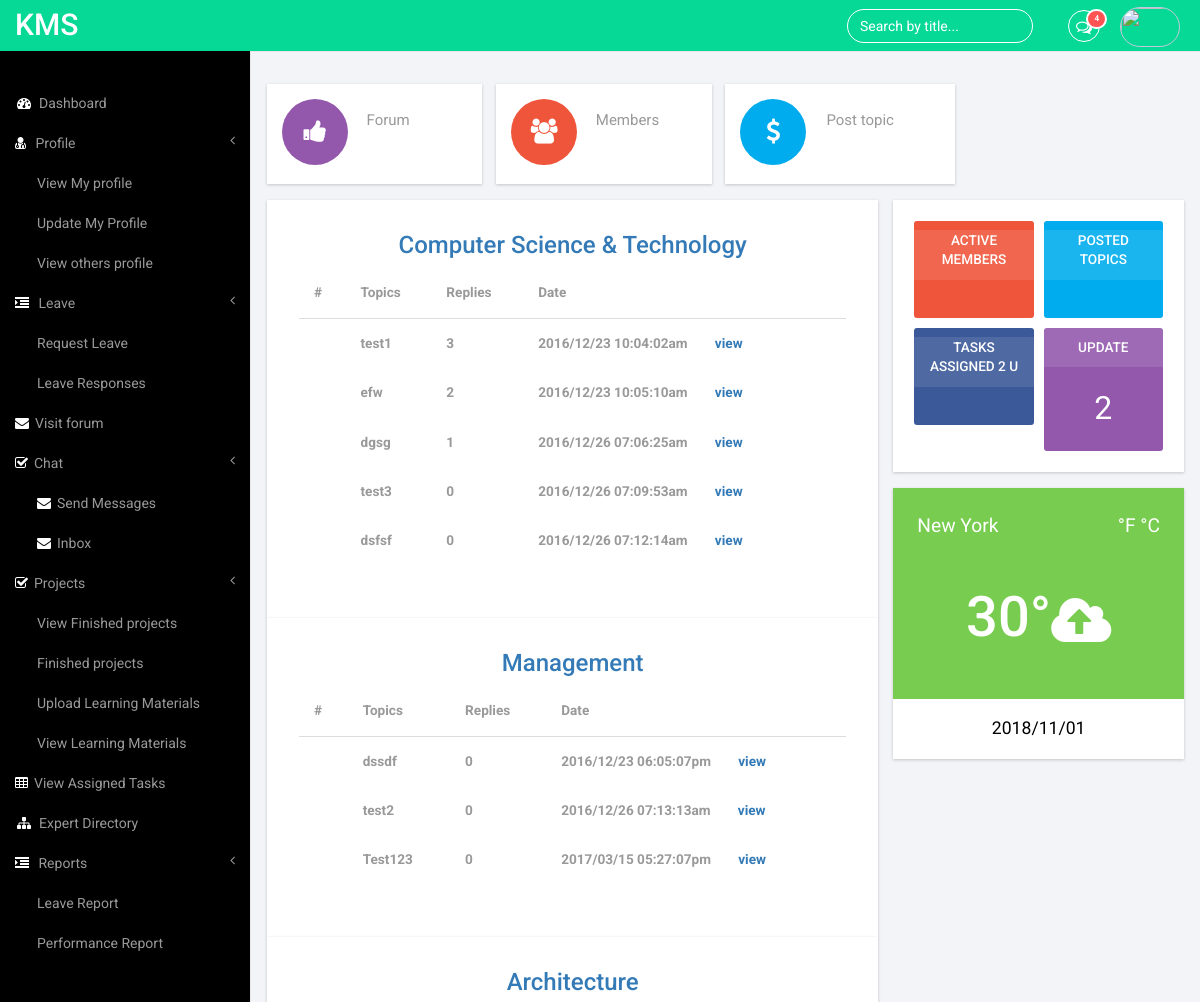
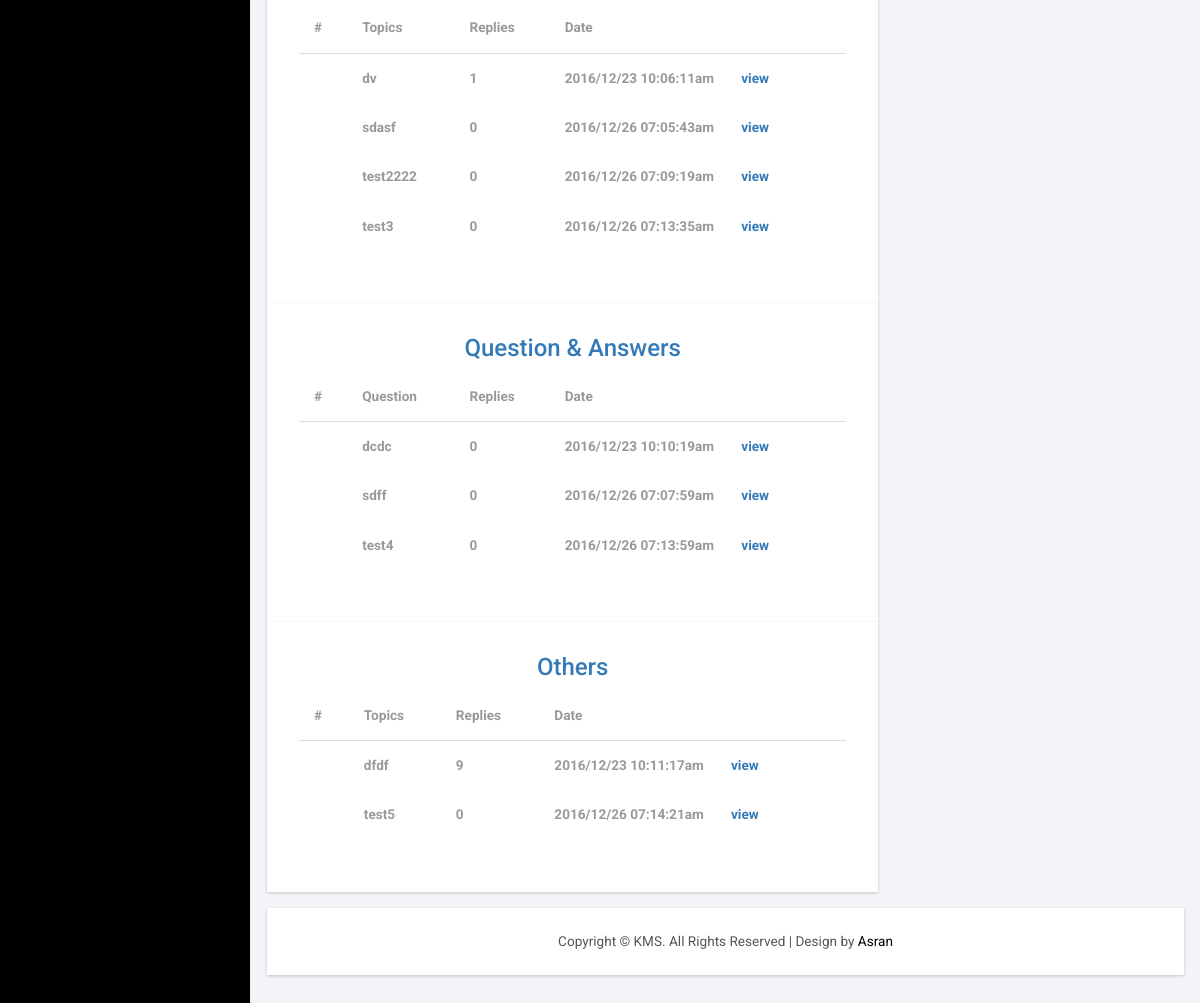
/user/forum_home.php (signed in), run on the app's committed database (2 pictures, top to bottom).
### tables this page shows
CREATE TABLE IF NOT EXISTS `post_topic` (
  `id` int(11) NOT NULL AUTO_INCREMENT,
  `title` varchar(255) NOT NULL,
  `message` varchar(1000) NOT NULL,
  `category` varchar(255) NOT NULL,
  `user_name` varchar(255) NOT NULL,
  `time_post` varchar(255) NOT NULL,
  PRIMARY KEY (`id`)
);

### user/forum_home.php (the view, shortened to what this page needs)
<!DOCTYPE HTML>
<html>
<head>
<link href="css/bootstrap.min.css" rel='stylesheet' type='text/css' />
<link href="css/style.css" rel='stylesheet' type='text/css' />
<link href="css/lines.css" rel='stylesheet' type='text/css' />
<link href="css/font-awesome.css" rel="stylesheet">
<link href="css/custom.css" rel="stylesheet">
</head>
<body>
<div id="wrapper">
        <nav class="top1 navbar navbar-default navbar-static-top" role="navigation" style="margin-bottom: 0">
            <div class="navbar-header">
                <a class="navbar-brand" href="../index2.php">KMS</a>
            </div>
            <ul class="nav navbar-nav navbar-right">
				<li class="dropdown">
	        		<a href="#" class="dropdown-toggle" data-toggle="dropdown" aria-expanded="false"><i class="fa fa-comments-o"></i><span class="badge">4</span></a>
	      		</li>
			    <li class="dropdown">
	        		<a href="#" class="dropdown-toggle avatar" data-toggle="dropdown"><?php echo"<img src='../uploadimages/".$_SESSION['prof_im']."'width=60px height=40px/>";?><span class="badge"><?php echo $_SESSION['task'] ?></span></a>
	      		</li>
			</ul>
			<form class="navbar-form navbar-right">
              <input type="text" class="form-control" id="title" value="Search by title..." onfocus="this.value = '';" onblur="if (this.value == '') {this.value = 'Search by title...';}">
            </form>
            <div class="navbar-default sidebar" role="navigation">
                <div class="sidebar-nav navbar-collapse">
                    <ul class="nav" id="side-menu">
                        <li>
                            <a href="index.php"><i class="fa fa-dashboard fa-fw nav_icon"></i>Dashboard</a>
                        </li>
                        <li>
                            <a href="#"><i class="fa fa-user-md nav_icon"></i> Profile<span class="fa arrow"></span></a>
							<ul class="nav nav-second-level">
                                <li>
                                    <a href="user_profile.php">View My profile</a>
                                </li>
                                <li>
                                    <a href="user_profile_update.php">Update My Profile</a>
                                </li>
								<li>
                                    <a href="view_other_profile.php">View others profile</a>
                                </li>
                            </ul>
                        </li>
                        <li>
                            <a href="#"><i class="fa fa-indent nav_icon"></i> Leave<span class="fa arrow"></span></a>
                            <ul class="nav nav-second-level">
                                <li>
                                    <a href="request_leave.php">Request Leave </a>
                                </li>
                                <li>
                                    <a href="leave_response.php">Leave Responses</a>
                                </li>
                            </ul>
                        </li>
                        <li>
                            <a href="forum_home.php"><i class="fa fa-envelope nav_icon"></i>Visit forum</a>
                        </li>
						 <li>
						  <a href="#"><i class="fa fa-check-square-o nav_icon"></i>Chat<span class="fa arrow"></span></a>
						   <ul class="nav nav-second-level">
						    <li>
                            <a href="send_message.php"><i class="fa fa-envelope nav_icon"></i>Send Messages</a>
                        </li>
						 <li>
                            <a href="inbox.php"><i class="fa fa-envelope nav_icon"></i>Inbox</a>
                        </li>
						    </ul>
							</li>
                        <li>
                            <a href="#"><i class="fa fa-check-square-o nav_icon"></i>Projects<span class="fa arrow"></span></a>
                            <ul class="nav nav-second-level">
								<li>
                                    <a href="view_finished_pro.php">View Finished projects</a>
                                </li>
                                <li>
                                    <a href="finished_pro.php">Finished projects</a>
                                </li>
                                <li>
                                    <a href="upload_learn.php">Upload Learning Materials</a>
                                </li>
								 <li>
                                    <a href="view_learn.php">View Learning Materials</a>
                                </li>
                            </ul>
                        </li>
                        <li>
                            <a href="assign_tasks.php"><i class="fa fa-table nav_icon"></i>View Assigned Tasks</a>
                        </li>
						     <li>
                            <a href="Expert_directry.php"><i class="fa fa-sitemap fa-fw nav_icon"></i>Expert Directory</a>
                        </li>
						 <li>
                            <a href="#"><i class="fa fa-indent nav_icon"></i> Reports<span class="fa arrow"></span></a>
                            <ul class="nav nav-second-level">
                                <li>
                                    <a href="piechart.php">Leave Report</a>
                                </li>
                                <li>
                                    <a href="performance.php">Performance Report</a>
                                </li>
                            </ul>
                        </li>
                    </ul>
                </div>
            </div>
        </nav>
        <div id="page-wrapper">
        <div class="graphs">
     	<div class="col_3">
        	<div class="col-md-3 widget widget1">
        		<div class="r3_counter_box">
                <a href="forum_home.php"> <i class="pull-left fa fa-thumbs-up icon-rounded"></i><a>
                    <div class="stats">
                      <span>Forum</span>
                    </div>
                </div>
        	</div>
        	<div class="col-md-3 widget widget1">
        		<div class="r3_counter_box">
                    <a href="forum_members.php"><i class="pull-left fa fa-users user1 icon-rounded"></i><a>
                    <div class="stats">
                      <span>Members</span>
                    </div>
                </div>
        	</div>
        	<div class="col-md-3 widget">
        		<div class="r3_counter_box">
                   <a href="post_topic.php">  <i class="pull-left fa fa-dollar dollar1 icon-rounded"></i><a>
                    <div class="stats">
                      <span>Post topic</span>
                    </div>
                </div>
        	 </div>
      </div>
    <div class="content_bottom">
     <div class="col-md-8 span_3">
		  <div class="bs-example1" data-example-id="contextual-table">
		  <h3 class="text-center">Computer Science & Technology</h3>
		    <table class="table">
		      <thead>
		        <tr>
		          <th>#</th>
		          <th>Topics</th>
		          <th>Replies </th>
		          <th>Date</th>
				  <th></th>
		        </tr>
		      </thead>
		      <tbody>
 <?php
	$query="select * from post_topic where category='Computer Science & Technology'";
	$result=mysql_query($query) or die("query failed <br><b>".mysql_error);
	while($row=mysql_fetch_array($result))
	{
		$id=$row['id'];
	$query="select * from forum_reply where topic_id='$id'";
	$result1=mysql_query($query) or die("query failed <br><b>".mysql_error);
	$num_rows = mysql_num_rows($result1);
		 echo "<tr><span id=venue2><th>","<th>",$row['title'],"<th>","$num_rows ",
				"<th>",$row['time_post'],"&emsp;&emsp;<a href='view_reply.php?id1=$row[id]'>view</a>",
				"</tr>";
}?>
		      </tbody>
		    </table>
		   </div>
		    <div class="bs-example1" data-example-id="contextual-table">
		  <h3 class="text-center">Management</h3>
		    <table class="table">
		      <thead>
		        <tr>
		          <th>#</th>
		          <th>Topics</th>
		          <th>Replies</th>
		          <th>Date</th>
		        </tr>
		      </thead>
		      <tbody>
		        <?php
	$query="select * from post_topic where category='Management'";
	$result=mysql_query($query) or die("query failed <br><b>".mysql_error);
	while($row=mysql_fetch_array($result))
	{
		$id=$row['id'];
	$query="select * from forum_reply where topic_id='$id'";
	$result1=mysql_query($query) or die("query failed <br><b>".mysql_error);
	$num_rows = mysql_num_rows($result1);
		 echo "<tr><span id=venue2><th>","<th>",$row['title'],"<th>","$num_rows ",
				"<th>",$row['time_post'],"&emsp;&emsp;<a href='view_reply.php?id1=$row[id]'>view</a>",
				"</tr>";
}?>
		      </tbody>
		    </table>
		   </div>
		    <div class="bs-example1" data-example-id="contextual-table">
		  <h3 class="text-center">Architecture</h3>
		    <table class="table">
		      <thead>
		        <tr>
		          <th>#</th>
		          <th>Topics</th>
		          <th>Replies </th>
		          <th>Date</th>
		        </tr>
		      </thead>
		      <tbody>
		        <?php
	$query="select * from post_topic where category='Architecture'";
	$result=mysql_query($query) or die("query failed <br><b>".mysql_error);
	while($row=mysql_fetch_array($result))
	{
		$id=$row['id'];
	$query="select * from forum_reply where topic_id='$id'";
	$result1=mysql_query($query) or die("query failed <br><b>".mysql_error);
	$num_rows = mysql_num_rows($result1);
		 echo "<tr><span id=venue2><th>","<th>",$row['title'],"<th>","$num_rows",
				"<th>",$row['time_post'],"&emsp;&emsp;<a href='view_reply.php?id1=$row[id]'>view</a>",
				"</tr>";
}?>
		      </tbody>
		    </table>
		   </div>
		    <div class="bs-example1" data-example-id="contextual-table">
		  <h3 class="text-center">Question & Answers</h3>
		    <table class="table">
		      <thead>
		        <tr>
		          <th>#</th>
		          <th>Question</th>
		          <th>Replies </th>
		          <th>Date</th>
		        </tr>
		      </thead>
		      <tbody>
		        <?php
	$query="select * from post_topic where category='Question & Answers'";
	$result=mysql_query($query) or die("query failed <br><b>".mysql_error);
	while($row=mysql_fetch_array($result))
	{
		$id=$row['id'];
	$query="select * from forum_reply where topic_id='$id'";
	$result1=mysql_query($query) or die("query failed <br><b>".mysql_error);
	$num_rows = mysql_num_rows($result1);
		 echo "<tr><span id=venue2><th>","<th>",$row['title'],"<th>","$num_rows",
				"<th>",$row['time_post'],"&emsp;&emsp;<a href='view_reply.php?id1=$row[id]'>view</a>",
				"</tr>";
}?>
		      </tbody>
		    </table>
		   </div>
		    <div class="bs-example1" data-example-id="contextual-table">
		  <h3 class="text-center">Others</h3>
		    <table class="table">
		      <thead>
		        <tr>
		          <th>#</th>
		          <th>Topics</th>
		          <th>Replies  </th>
		          <th>Date</th>
		        </tr>
		      </thead>
		      <tbody>
		        <?php
	$query="select * from post_topic where category='Others'";
	$result=mysql_query($query) or die("query failed <br><b>".mysql_error);
	while($row=mysql_fetch_array($result))
	{
	$id=$row['id'];
	$query="select * from forum_reply where topic_id='$id'";
	$result1=mysql_query($query) or die("query failed <br><b>".mysql_error);
	$num_rows = mysql_num_rows($result1);
		 echo "<tr><span id=venue2><th>","<th>",$row['title'],"<th>","$num_rows ",
				"<th>",$row['time_post'],"&emsp;&emsp;<a href='view_reply.php?id1=$row[id]'>view</a>",
				"</tr>";
}?>
		      </tbody>
		    </table>
		   </div>
	   </div>
	   <div class="col-md-4 span_4">
		 <div class="col_2">
		  <div class="box_1">
		   <div class="col-md-6 col_1_of_2 span_1_of_2">
             <a class="tiles_info">
			    <div class="tiles-head red1">
			        <div class="text-center">Active Members</div>
			    </div>
			    <div class="tiles-body red"><?php echo $_SESSION['mem'] ?></div>
			 </a>
		   </div>
		      <div class="col-md-6 col_1_of_2 span_1_of_2">
              <a class="tiles_info tiles_blue">
			    <div class="tiles-head tw1">
			        <div class="text-center">Posted Topics</div>
			    </div>
			    <div class="tiles-body tw2"><?php echo $_SESSION['post'] ?></div>
			  </a>
		   </div>
		   <div class="clearfix"> </div>
		 </div>
		 <div class="box_1">
		   <div class="col-md-6 col_1_of_2 span_1_of_2">
             <a class="tiles_info">
			    <div class="tiles-head fb1">
			        <div class="text-center">Tasks Assigned 2 U </div>
			    </div>
			    <div class="tiles-body fb2"><?php echo $_SESSION['task'] ?></div>
			 </a>
		   </div>
		    <div class="col-md-6 col_1_of_2 span_1_of_2">
              <a class="tiles_info tiles_blue">
			    <div class="tiles-head tiles_blue1">
			        <div class="text-center">Update</div>
			    </div>
			    <div class="tiles-body blue1">2</div>
			  </a>
		   </div>
		   <div class="clearfix"> </div>
		   </div>
		  </div>
		  <div class="cloud">
			<div class="grid-date">
				<div class="date">
					<p class="date-in">New York</p>
					<span class="date-on">°F °C </span>
					<div class="clearfix"> </div>
				</div>
				<h4>30°<i class="fa fa-cloud-upload"> </i></h4>
			</div>
			<p class="monday"><?php echo date("Y/m/d ");?></p>
		  </div>
		</div>
	    </div>
		<div class="copy">
            <p>Copyright &copy; KMS. All Rights Reserved | Design by <a href="#">Asran</a> </p>
	    </div>
		</div>
       </div>
   </div>
</body>
</html>

### user/css/custom.css (style rules this page uses)
#wrapper { width: 100%; }
#page-wrapper { min-height: 568px; background-color: #fff; }
@media (min-width:768px) { #page-wrapper { position: inherit; margin: 0 0 0 250px; border-left: 1px solid #e7e7e7; } }
.sidebar .sidebar-nav.navbar-collapse { padding-right: 0; padding-left: 0; }
.sidebar .arrow { float: right; }
.sidebar .fa.arrow:before { content: "\f104"; }
.sidebar .nav-second-level li, .sidebar .nav-third-level li { border-bottom: 0!important; }
.sidebar .nav-second-level li a { padding-left: 37px; }
@media (min-width:768px) { .sidebar { z-index: 1; position: absolute; width: 250px; margin-top: 51px; } }

### data on the page
post_topic: title "test1", num_rows "3", time_post "2016/12/23 10:04:02am"
post_topic: title "efw", num_rows "2", time_post "2016/12/23 10:05:10am"
post_topic: title "dgsg", num_rows "1", time_post "2016/12/26 07:06:25am"
post_topic: title "test3", num_rows "0", time_post "2016/12/26 07:09:53am"
post_topic: title "dsfsf", num_rows "0", time_post "2016/12/26 07:12:14am"
post_topic: title "dssdf", num_rows "0", time_post "2016/12/23 06:05:07pm"
post_topic: title "test2", num_rows "0", time_post "2016/12/26 07:13:13am"
post_topic: title "Test123", num_rows "0", time_post "2017/03/15 05:27:07pm"
post_topic: title "dv", num_rows "1", time_post "2016/12/23 10:06:11am"
post_topic: title "sdasf", num_rows "0", time_post "2016/12/26 07:05:43am"
post_topic: title "test2222", num_rows "0", time_post "2016/12/26 07:09:19am"
post_topic: title "test3", num_rows "0", time_post "2016/12/26 07:13:35am"
post_topic: title "dcdc", num_rows "0", time_post "2016/12/23 10:10:19am"
post_topic: title "sdff", num_rows "0", time_post "2016/12/26 07:07:59am"
post_topic: title "test4", num_rows "0", time_post "2016/12/26 07:13:59am"
post_topic: title "dfdf", num_rows "9", time_post "2016/12/23 10:11:17am"
post_topic: title "test5", num_rows "0", time_post "2016/12/26 07:14:21am"
